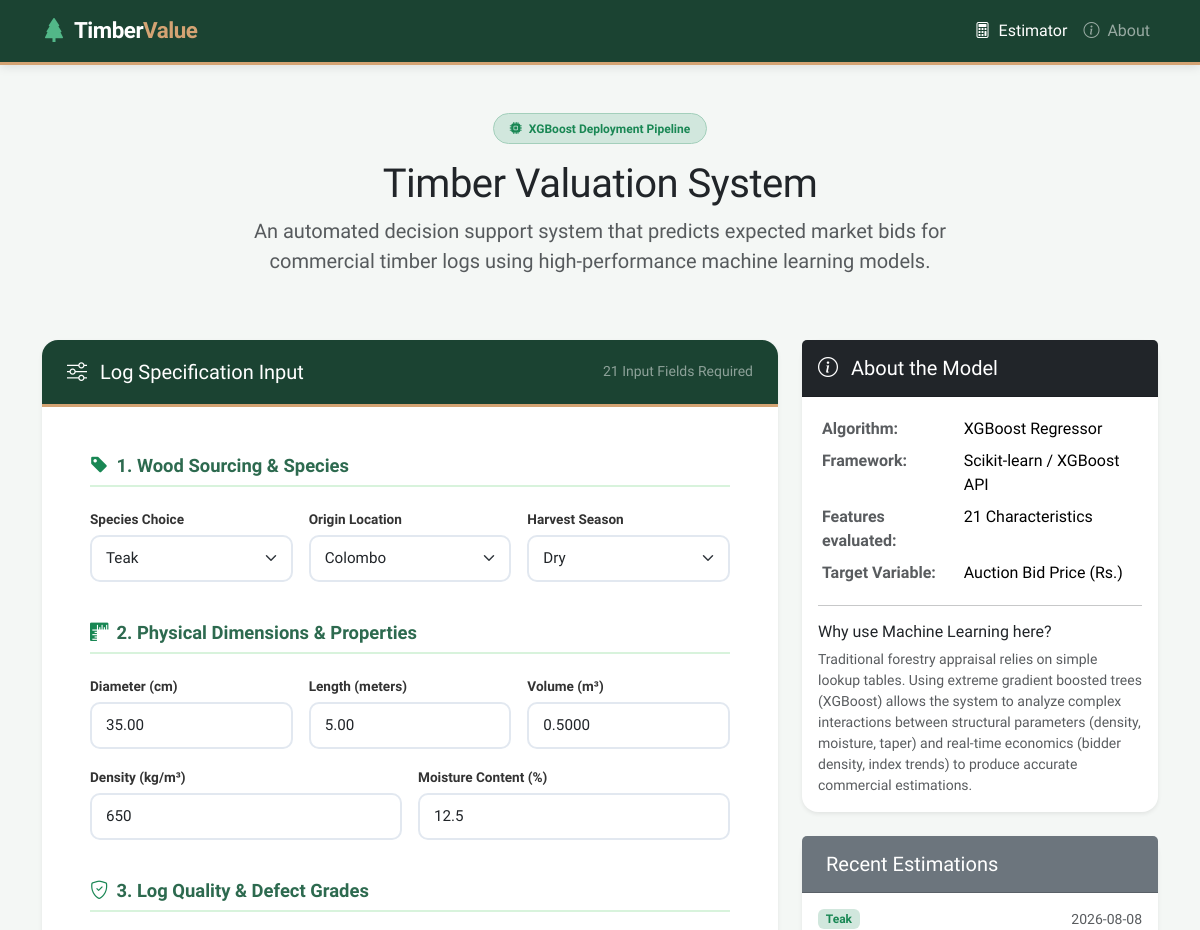
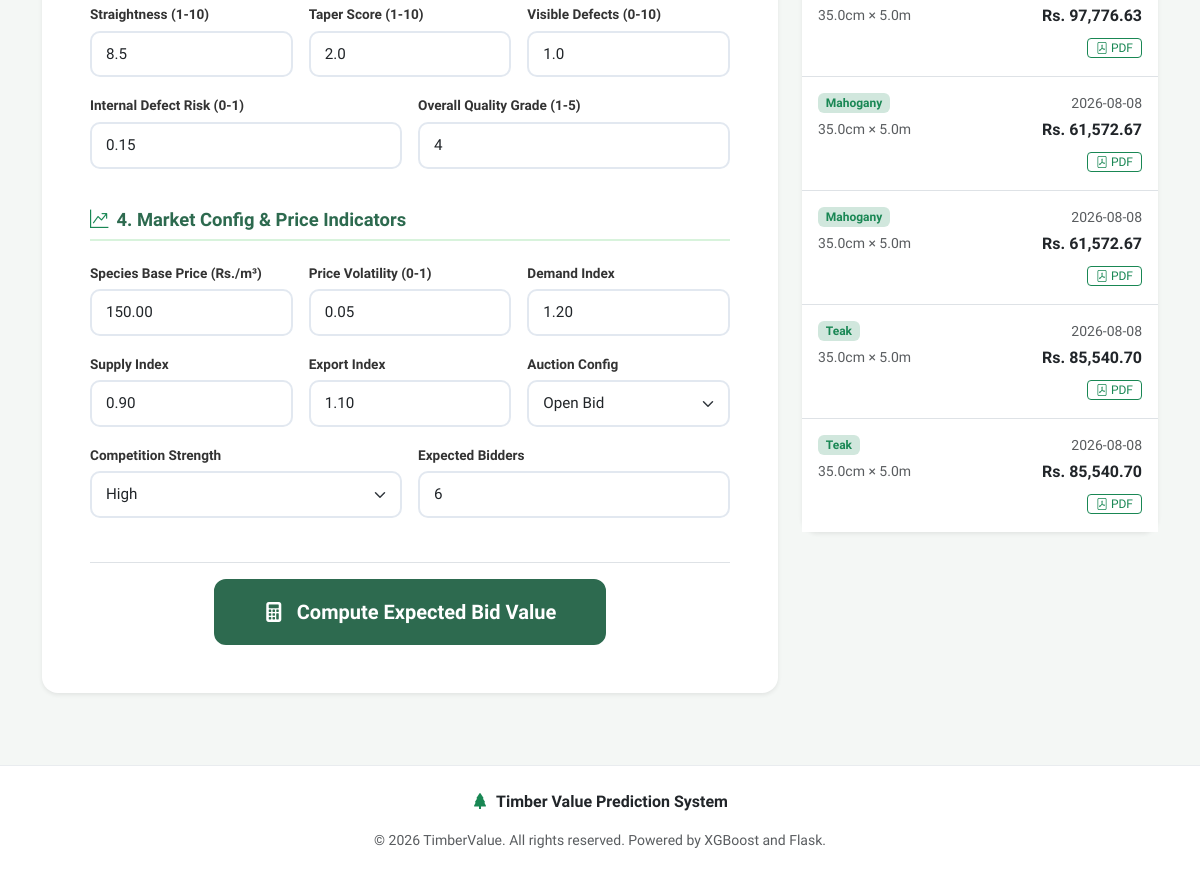
The page / on the database its author committed (2 pictures, top to bottom).
### tables this page shows
CREATE TABLE predictions_history (
                id INTEGER PRIMARY KEY AUTOINCREMENT,
                timestamp DATETIME DEFAULT CURRENT_TIMESTAMP,
                species TEXT,
                region TEXT,
                season TEXT,
                auction_type TEXT,
                competition_level TEXT,
                diameter_cm REAL,
                length_m REAL,
                volume_m3 REAL,
                straightness_score REAL,
                taper_score REAL,
                visible_defects_score REAL,
                internal_defect_risk REAL,
                density_kg_m3 REAL,
                moisture_content REAL,
                quality_grade INTEGER,
                avg_market_price_species REAL,
                price_volatility REAL,
                market_demand_index REAL,
                supply_index REAL,
                export_demand_index REAL,
                num_expected_bidders INTEGER,
                predicted_value REAL,
                low_bound REAL,
                high_bound REAL,
                starting_bid REAL,
                expected_final_price REAL,
                sale_probability REAL
            );

### app.py (the view)
@app.route("/")
def home():
    history = get_prediction_history()
    return render_template("index.html", history=history)

### templates/index.html (shortened to what this page needs)
{% extends "base.html" %}
{% block content %}
<div class="row mb-5">
    <div class="col-lg-8 mx-auto text-center">
        <span class="badge bg-success-subtle text-success border border-success-subtle px-3 py-2 rounded-pill mb-3">
            <i class="bi bi-cpu-fill me-1"></i> XGBoost Deployment Pipeline
        </span>
        <h2 class="display-6 fw-extrabold text-dark tracking-tight">Timber Valuation System</h2>
        <p class="lead text-muted">
            An automated decision support system that predicts expected market bids for commercial timber logs using high-performance machine learning models.
        </p>
    </div>
</div>
<div class="row g-4">
    <div class="col-lg-8">
        <div class="card shadow-sm border-0 mb-4">
            <div class="card-header card-header-timber d-flex justify-content-between align-items-center">
                <h3 class="h5 mb-0"><i class="bi bi-sliders me-2"></i> Log Specification Input</h3>
                <span class="small text-white-50">21 Input Fields Required</span>
            </div>
            <div class="card-body p-4 p-md-5">
                <form action="/predict" method="POST" class="needs-validation" novalidate>
                    <div class="form-section-container pt-0">
                        <h4 class="card-section-title">
                            <i class="bi bi-tag-fill me-2 text-success"></i> 1. Wood Sourcing & Species
                        </h4>
                        <div class="row g-3">
                            <div class="col-md-4">
                                <label for="species" class="form-label">Species Choice</label>
                                <select class="form-select" id="species" name="species" required>
                                    <option value="Teak" selected>Teak</option>
                                </select>
                            </div>
                            <div class="col-md-4">
                                <label for="region" class="form-label">Origin Location</label>
                                <select class="form-select" id="region" name="region" required>
                                    <option value="Colombo" selected>Colombo</option>
                                </select>
                            </div>
                            <div class="col-md-4">
                                <label for="season" class="form-label">Harvest Season</label>
                                <select class="form-select" id="season" name="season" required>
                                    <option value="Dry" selected>Dry</option>
                                </select>
                            </div>
                        </div>
                    </div>
                    <div class="form-section-container">
                        <h4 class="card-section-title">
                            <i class="bi bi-rulers me-2 text-success"></i> 2. Physical Dimensions & Properties
                        </h4>
                        <div class="row g-3">
                            <div class="col-md-4">
                                <label for="diameter_cm" class="form-label">Diameter (cm)</label>
                                <input type="number" step="0.01" class="form-control" id="diameter_cm" name="diameter_cm" value="35.00" min="0.1" placeholder="e.g. 35.0" required>
                            </div>
                            <div class="col-md-4">
                                <label for="length_m" class="form-label">Length (meters)</label>
                                <input type="number" step="0.01" class="form-control" id="length_m" name="length_m" value="5.00" min="0.1" placeholder="e.g. 5.0" required>
                            </div>
                            <div class="col-md-4">
                                <label for="volume_m3" class="form-label">Volume (m³)</label>
                                <input type="number" step="0.0001" class="form-control" id="volume_m3" name="volume_m3" value="0.5000" min="0.0001" placeholder="e.g. 0.5" required>
                            </div>
                            <div class="col-md-6">
                                <label for="density_kg_m3" class="form-label">Density (kg/m³)</label>
                                <input type="number" step="1" class="form-control" id="density_kg_m3" name="density_kg_m3" value="650" min="50" placeholder="e.g. 650" required>
                            </div>
                            <div class="col-md-6">
                                <label for="moisture_content" class="form-label">Moisture Content (%)</label>
                                <input type="number" step="0.1" class="form-control" id="moisture_content" name="moisture_content" value="12.5" min="0" max="100" placeholder="e.g. 12.5" required>
                            </div>
                        </div>
                    </div>
                    <div class="form-section-container">
                        <h4 class="card-section-title">
                            <i class="bi bi-shield-check me-2 text-success"></i> 3. Log Quality & Defect Grades
                        </h4>
                        <div class="row g-3">
                            <div class="col-md-4">
                                <label for="straightness_score" class="form-label">Straightness (1-10)</label>
                                <input type="number" step="0.1" class="form-control" id="straightness_score" name="straightness_score" value="8.5" min="1" max="10" required>
                            </div>
                            <div class="col-md-4">
                                <label for="taper_score" class="form-label">Taper Score (1-10)</label>
                                <input type="number" step="0.1" class="form-control" id="taper_score" name="taper_score" value="2.0" min="1" max="10" required>
                            </div>
                            <div class="col-md-4">
                                <label for="visible_defects_score" class="form-label">Visible Defects (0-10)</label>
                                <input type="number" step="0.1" class="form-control" id="visible_defects_score" name="visible_defects_score" value="1.0" min="0" max="10" required>
                            </div>
                            <div class="col-md-6">
                                <label for="internal_defect_risk" class="form-label">Internal Defect Risk (0-1)</label>
                                <input type="number" step="0.01" class="form-control" id="internal_defect_risk" name="internal_defect_risk" value="0.15" min="0" max="1" required>
                            </div>
                            <div class="col-md-6">
                                <label for="quality_grade" class="form-label">Overall Quality Grade (1-5)</label>
                                <input type="number" step="1" class="form-control" id="quality_grade" name="quality_grade" value="4" min="1" max="5" required>
                            </div>
                        </div>
                    </div>
                    <div class="form-section-container">
                        <h4 class="card-section-title">
                            <i class="bi bi-graph-up-arrow me-2 text-success"></i> 4. Market Config & Price Indicators
                        </h4>
                        <div class="row g-3 mb-4">
                            <div class="col-md-4">
                                <label for="avg_market_price_species" class="form-label">Species Base Price (Rs./m³)</label>
                                <input type="number" step="0.01" class="form-control" id="avg_market_price_species" name="avg_market_price_species" value="150.00" min="1" required>
                            </div>
                            <div class="col-md-4">
                                <label for="price_volatility" class="form-label">Price Volatility (0-1)</label>
                                <input type="number" step="0.01" class="form-control" id="price_volatility" name="price_volatility" value="0.05" min="0" max="1" required>
                            </div>
                            <div class="col-md-4">
                                <label for="market_demand_index" class="form-label">Demand Index</label>
                                <input type="number" step="0.01" class="form-control" id="market_demand_index" name="market_demand_index" value="1.20" min="0.1" required>
                            </div>
                            <div class="col-md-4">
                                <label for="supply_index" class="form-label">Supply Index</label>
                                <input type="number" step="0.01" class="form-control" id="supply_index" name="supply_index" value="0.90" min="0.1" required>
                            </div>
                            <div class="col-md-4">
                                <label for="export_demand_index" class="form-label">Export Index</label>
                                <input type="number" step="0.01" class="form-control" id="export_demand_index" name="export_demand_index" value="1.10" min="0.1" required>
                            </div>
                            <div class="col-md-4">
                                <label for="auction_type" class="form-label">Auction Config</label>
                                <select class="form-select" id="auction_type" name="auction_type" required>
                                    <option value="open" selected>Open Bid</option>
                                </select>
                            </div>
                            <div class="col-md-6">
                                <label for="competition_level" class="form-label">Competition Strength</label>
                                <select class="form-select" id="competition_level" name="competition_level" required>
                                    <option value="high" selected>High</option>
                                </select>
                            </div>
                            <div class="col-md-6">
                                <label for="num_expected_bidders" class="form-label">Expected Bidders</label>
                                <input type="number" step="1" class="form-control" id="num_expected_bidders" name="num_expected_bidders" value="6" min="1" required>
                            </div>
                        </div>
                    </div>
                    <div class="text-center pt-3 border-top">
                        <button type="submit" class="btn btn-timber px-5 py-3 fs-5">
                            <i class="bi bi-calculator-fill me-2"></i> Compute Expected Bid Value
                        </button>
                    </div>
                </form>
            </div>
        </div>
    </div>
    <div class="col-lg-4">
        <div class="card shadow-sm border-0 mb-4">
            <div class="card-header bg-dark text-white py-3">
                <h5 class="mb-0"><i class="bi bi-info-circle me-2"></i> About the Model</h5>
            </div>
            <div class="card-body">
                <table class="table table-borderless table-sm mb-3">
                    <tbody>
                        <tr>
                            <td class="text-muted fw-bold">Algorithm:</td>
                            <td>XGBoost Regressor</td>
                        </tr>
                        <tr>
                            <td class="text-muted fw-bold">Framework:</td>
                            <td>Scikit-learn / XGBoost API</td>
                        </tr>
                        <tr>
                            <td class="text-muted fw-bold">Features evaluated:</td>
                            <td>21 Characteristics</td>
                        </tr>
                        <tr>
                            <td class="text-muted fw-bold">Target Variable:</td>
                            <td>Auction Bid Price (Rs.)</td>
                        </tr>
                    </tbody>
                </table>
                <hr>
                <h6>Why use Machine Learning here?</h6>
                <p class="small text-muted mb-0">
                    Traditional forestry appraisal relies on simple lookup tables. Using extreme gradient boosted trees (XGBoost) allows the system to analyze complex interactions between structural parameters (density, moisture, taper) and real-time economics (bidder density, index trends) to produce accurate commercial estimations.
                </p>
            </div>
        </div>
        <div class="card shadow-sm border-0">
            <div class="card-header bg-secondary text-white py-3">
                <h5 class="mb-0"> Recent Estimations</h5>
            </div>
            <div class="card-body p-0">
                {% if history %}
                    <div class="list-group list-group-flush">
                        {% for item in history %}
                            <div class="list-group-item p-3">
                                <div class="d-flex justify-content-between align-items-center mb-1">
                                    <span class="badge bg-success-subtle text-success">{{ item.species }}</span>
                                    <span class="small text-muted">{{ item.timestamp.split(' ')[0] }}</span>
                                </div>
                                <div class="d-flex justify-content-between align-items-center">
                                    <span class="small text-muted">{{ item.diameter_cm }}cm &times; {{ item.length_m }}m</span>
                                    <strong class="text-dark">Rs. {{ "{:,.2f}".format(item.predicted_value) }}</strong>
                                </div>
                                <div class="mt-2 text-end">
                                    <a href="/download-report/{{ item.id }}" class="btn btn-sm btn-outline-success py-0 px-2" style="font-size: 0.75rem;">
                                        <i class="bi bi-file-pdf"></i> PDF
                                    </a>
                                </div>
                            </div>
                        {% endfor %}
                    </div>
                {% else %}
                    <div class="p-4 text-center text-muted">
                        <i class="bi bi-database-exclamation fs-3 d-block mb-2"></i>
                        <span class="small">No predictions stored in database yet.</span>
                    </div>
                {% endif %}
            </div>
        </div>
    </div>
</div>
{% endblock %}

### rows shown on the page
predictions_history: species "Teak", timestamp "2026-08-08", diameter_cm "35.0", length_m "5.0", predicted_value "97,776.63"
predictions_history: species "Mahogany", timestamp "2026-08-08", diameter_cm "35.0", length_m "5.0", predicted_value "61,572.67"
predictions_history: species "Mahogany", timestamp "2026-08-08", diameter_cm "35.0", length_m "5.0", predicted_value "61,572.67"
predictions_history: species "Teak", timestamp "2026-08-08", diameter_cm "35.0", length_m "5.0", predicted_value "85,540.70"
predictions_history: species "Teak", timestamp "2026-08-08", diameter_cm "35.0", length_m "5.0", predicted_value "85,540.70"
